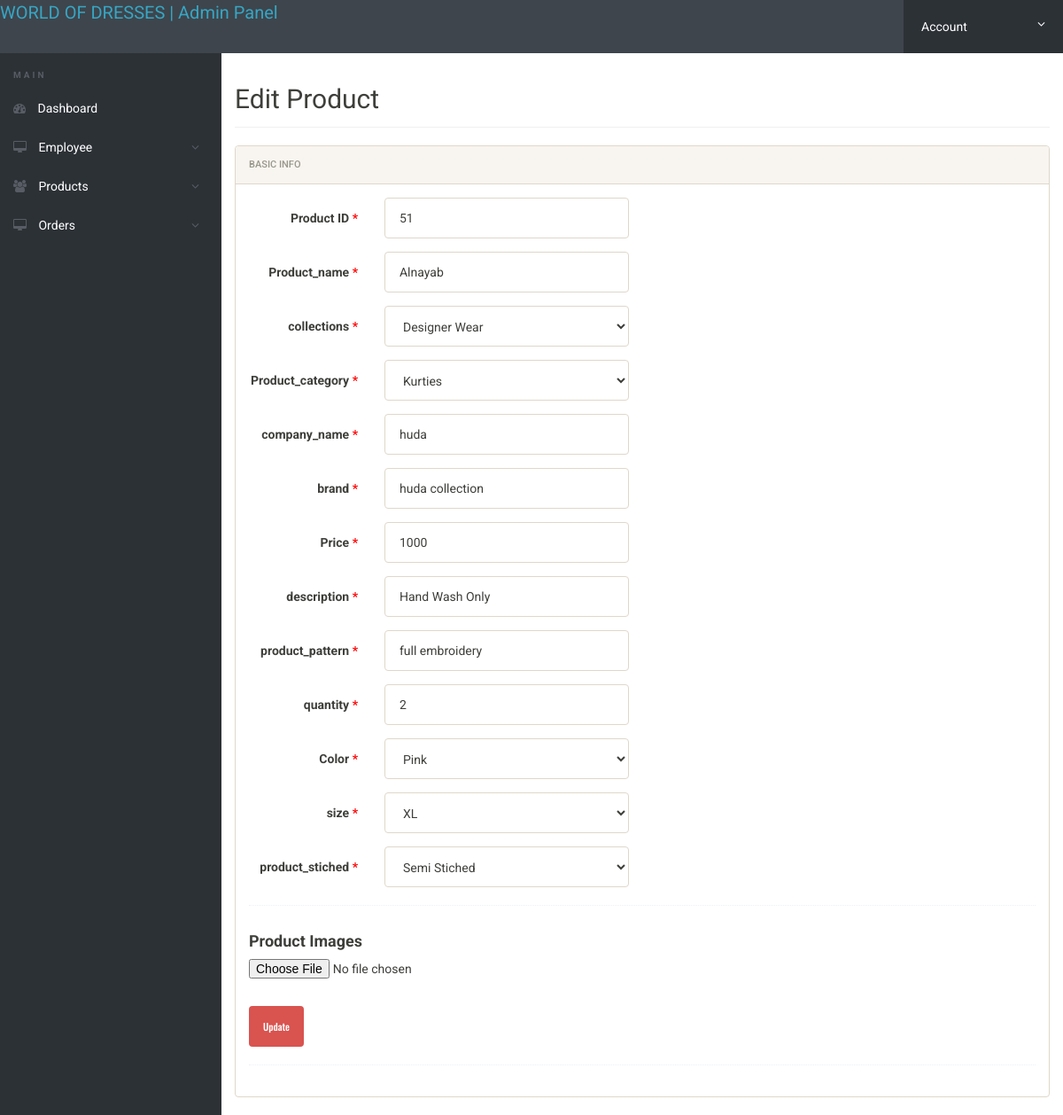
/admin/edit-product.php?product_ID=51, run on the app's committed database.
### tables this page shows
CREATE TABLE `product` (
  `product_ID` int(20) NOT NULL,
  `product_name` varchar(50) NOT NULL,
  `collections` text NOT NULL,
  `product_category` varchar(50) NOT NULL,
  `company_name` varchar(50) NOT NULL,
  `brand` varchar(50) NOT NULL,
  `price` varchar(50) NOT NULL,
  `description` varchar(50) NOT NULL,
  `product_pattern` varchar(50) NOT NULL,
  `quantity` varchar(50) NOT NULL,
  `product_color` varchar(50) NOT NULL,
  `size` varchar(50) NOT NULL,
  `product_stiched` varchar(50) NOT NULL,
  `product_image` blob NOT NULL
);

### admin/edit-product.php (the view, shortened to what this page needs)
<?php
$con = mysqli_connect("localhost", "root", "", "project");
$id = $_GET['product_ID'];
?>
<?php
$query = mysqli_query($con, "select * from product where product_ID = '$id'");
while ($row = mysqli_fetch_array($query)) {
?>
	<doctype html>
		<html lang="en" class="no-js">
		<head>
			<link rel="stylesheet" href="css/font-awesome.min.css">
			<link rel="stylesheet" href="css/bootstrap.min.css">
			<link rel="stylesheet" href="css/dataTables.bootstrap.min.css">
			<link rel="stylesheet" href="css/bootstrap-social.css">
			<link rel="stylesheet" href="css/bootstrap-select.css">
			<link rel="stylesheet" href="css/fileinput.min.css">
			<link rel="stylesheet" href="css/awesome-bootstrap-checkbox.css">
			<link rel="stylesheet" href="css/style.css">
		<body>
			<?php include('includes/header.php'); ?>
			<div class="ts-main-content">
				<?php include('includes/leftbar.php'); ?>
				<div class="content-wrapper">
					<div class="container-fluid">
						<div class="row">
							<div class="col-md-12">
								<h2 class="page-title">Edit Product</h2>
								<div class="row">
									<div class="col-md-12">
										<div class="panel panel-default">
											<div class="panel-heading">Basic Info</div>
											<div class="panel-body">
												<form method="post" action="update-product.php" enctype="multipart/form-data" class="form-horizontal">
													<div class="form-group">
														<label class="col-sm-2 control-label">Product ID <span style="color:red">*</span></label>
														<div class="col-sm-4">
															<input type="text" name="product_ID" class="form-control" value="<?php echo htmlentities($row['product_ID']) ?>" required>
														</div>
													</div>
													<div class="form-group">
														<label class="col-sm-2 control-label">Product_name <span style="color:red">*</span></label>
														<div class="col-sm-4">
															<input type="text" name="product_name" class="form-control" value="<?php echo htmlentities($row['product_name']) ?>" required>
														</div>
													</div>
													<div class="form-group">
														<label class="col-sm-2 control-label">collections <span style="color:red">*</span></label>
														<div class="col-sm-4">
															<select class="form-control" name="collections">
																<option value="<?php echo ($row['collections']) ?>"><?php echo ($row['collections']) ?></option>
															</select>
														</div>
													</div>
													<div class="form-group">
														<label class="col-sm-2 control-label">Product_category <span style="color:red">*</span></label>
														<div class="col-sm-4">
															<select class="form-control" name="product_category">
																<option value="<?php echo ($row['product_category']) ?>"><?php echo ($row['product_category']) ?></option>
															</select>
														</div>
													</div>
													<div class="form-group">
														<label class="col-sm-2 control-label">company_name <span style="color:red">*</span></label>
														<div class="col-sm-4">
															<input type="text" name="company_name" class="form-control" value="<?php echo htmlentities($row['company_name']) ?>" required>
														</div>
													</div>
													<div class="form-group">
														<label class="col-sm-2 control-label">brand <span style="color:red">*</span></label>
														<div class="col-sm-4">
															<input type="text" name="brand" class="form-control" value="<?php echo htmlentities($row['brand']) ?>" required>
														</div>
													</div>
													<div class="form-group">
														<label class="col-sm-2 control-label">Price <span style="color:red">*</span></label>
														<div class="col-sm-4">
															<input type="text" name="price" class="form-control" value="<?php echo htmlentities($row['price']); ?>" required>
														</div>
													</div>
													<div class="form-group">
														<label class="col-sm-2 control-label">description <span style="color:red">*</span></label>
														<div class="col-sm-4">
															<input type="text" name="description" class="form-control" value="<?php echo htmlentities($row['description']) ?>" required>
														</div>
													</div>
													<div class="form-group">
														<label class="col-sm-2 control-label">product_pattern <span style="color:red">*</span></label>
														<div class="col-sm-4">
															<input type="text" name="product_pattern" class="form-control" value="<?php echo htmlentities($row['product_pattern']) ?>" required>
														</div>
													</div>
													<div class="form-group">
														<label class="col-sm-2 control-label">quantity <span style="color:red">*</span></label>
														<div class="col-sm-4">
															<input type="text" name="quantity" class="form-control" value="<?php echo htmlentities($row['quantity']) ?>" required>
														</div>
													</div>
													<div class="form-group">
														<label class="col-sm-2 control-label">Color <span style="color:red">*</span></label>
														<div class="col-sm-4">
															<select class="form-control" name="product_color">
																<option value="<?php echo ($row['product_color']) ?>"><?php echo ($row['product_color']) ?></option>
															</select>
														</div>
													</div>
													<div class="form-group">
														<label class="col-sm-2 control-label">size <span style="color:red">*</span></label>
														<div class="col-sm-4">
															<select class="form-control" name="size">
																<option value="<?php echo ($row['size']) ?>"><?php echo ($row['size']) ?></option>
															</select>
														</div>
													</div>
													<div class="form-group">
														<label class="col-sm-2 control-label">product_stiched <span style="color:red">*</span></label>
														<div class="col-sm-4">
															<select class="form-control" name="product_stiched">
																<option value="<?php echo ($row['product_stiched']) ?>"><?php echo ($row['product_stiched']) ?></option>
															</select>
														</div>
													</div>
													<div class="hr-dashed"></div>
													<div class="form-group">
														<div class="col-sm-12">
															<h4><b>Product Images</b></h4>
															<input type="file" name="image1" id="">
														</div>
													</div>
													<div class="form-group">
														<div class="col-sm-4">
														</div>
													</div>
													<input type="submit" class="btn btn-danger" value="Update">
													<div class="hr-dashed"></div>
												</form>
											<?php } ?>
											</div>
										</div>
									</div>
								</div>
							</div>
						</div>
					</div>
				</div>
			</div>
		</body>
		</head>
		</html>
	</doctype>

### admin/includes/header.php (shortened to what this page needs)
<div class="brand clearfix">
	<a href="dashboard.php" style="font-size: 20px;">  WORLD OF DRESSES  | Admin Panel </a>
		<ul class="ts-profile-nav">
			<li class="ts-account">
				<a href="#"> Account <i class="fa fa-angle-down hidden-side"></i></a>
			</li>
		</ul>
	</div>

### admin/includes/leftbar.php (shortened to what this page needs)
<nav class="ts-sidebar">
	<ul class="ts-sidebar-menu">
		<li class="ts-label">Main</li>
				<li><a href="dashboard.php"><i class="fa fa-dashboard"></i> Dashboard</a></li>
        <li><a href="#"><i class="fa fa-desktop"></i> Employee</a>
		</li>
				<li><a href="#"><i class="fa fa-users"></i> Products</a>
		</li>
		<ul>
		<li><a href="#"><i class="fa fa-desktop"></i> Orders</a>
	</ul>
</nav>

### admin/css/style.css (style rules this page uses)
html { font-size: 14px; }
@media only screen and (min-width: 480px) { html { font-size: 17px; } }
@media only screen and (min-width: 768px) { html { font-size: 14px; } }
body { font-size: 1em; }
a { color: #37a6c4; }
.btn { font-family: 'Oswald', sans-serif; }
.hr-dashed { background-color: transparent; border-top: 1px dotted #edf0f5; color: transparent; height: 1px; margin: 20px 0; }
.panel { overflow: hidden; }
ul, li { margin: 0; padding: 0; list-style: none; }
.btn { text-transform: none; }
.page-title { padding-bottom: 15px; margin-bottom: 20px; border-bottom: 1px solid #f0f0f0; }
.brand { background: #3e454c; position: relative; z-index: 3; position: fixed; width: 100%; top: 0; }
.brand .ts-profile-nav { float: right; display: none; }
.brand .ts-profile-nav li { float: left; position: relative; }
.brand .ts-profile-nav li a { display: block; padding: 20px; color: #fff; }
.brand .ts-profile-nav .ts-account .fa-angle-down { float: right; }
.brand .ts-profile-nav .ts-account > a { width: 180px; background: #2c3136; }
@media only screen and (min-width: 992px) { .brand .ts-profile-nav { display: block; } }
.ts-sidebar { background: #2c3136; max-height: 0; transition: max-height 0.3s; overflow: hidden; position: fixed; z-index: 2; width: 100%; bottom: 0; top: 60px; overflow-y: auto; }
@media only screen and (min-width: 992px) { .ts-sidebar { max-height: 100%; bottom: 0; } }
.ts-sidebar-menu .ts-label { color: #585c64; font-weight: bold; padding: 8px 15px; text-transform: uppercase; font-size: 10px; letter-spacing: 3px; margin-top: 10px; }
.ts-sidebar-menu a { display: block; text-decoration: none; padding: 12px 15px; color: #fff; }
.ts-sidebar-menu li { position: relative; }
.ts-sidebar-menu li i { color: #585c64; margin-right: 10px; }
.ts-main-content .content-wrapper { padding-top: 15px; margin-top: 60px; }
@media only screen and (min-width: 992px) { .ts-main-content .ts-sidebar { width: 250px; float: left; } }
@media only screen and (min-width: 992px) { .ts-main-content .content-wrapper { margin-left: 250px; } }

### data on the page
product: product_ID "51", product_name "Alnayab", collections "Designer Wear", product_category "Kurties", company_name "huda", brand "huda collection", price "1000", description "Hand Wash Only", product_pattern "full embroidery", quantity "2", product_color "Pink", size "XL", product_stiched "Semi Stiched"
